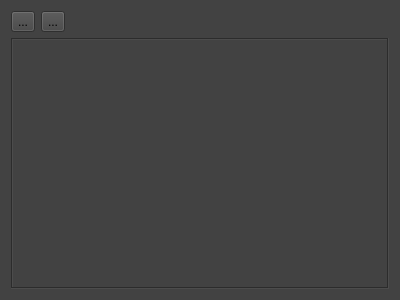
<?xml version="1.0" encoding="UTF-8"?>
<ui version="4.0">
 <class>MessagesListWidget</class>
 <widget class="QWidget" name="MessagesListWidget">
  <property name="geometry">
   <rect>
    <x>0</x>
    <y>0</y>
    <width>400</width>
    <height>300</height>
   </rect>
  </property>
  <property name="windowTitle">
   <string>Form</string>
  </property>
  <property name="styleSheet">
   <string notr="true">background-color: #424242;</string>
  </property>
  <layout class="QGridLayout" name="gridLayout">
   <item row="1" column="0">
    <widget class="QTreeView" name="treeView">
     <property name="frameShape">
      <enum>QFrame::Box</enum>
     </property>
     <property name="showDropIndicator" stdset="0">
      <bool>false</bool>
     </property>
     <property name="animated">
      <bool>true</bool>
     </property>
    </widget>
   </item>
   <item row="0" column="0">
    <layout class="QHBoxLayout" name="toolBarLayout">
     <item>
      <widget class="QToolButton" name="btnEditMessage">
       <property name="text">
        <string>...</string>
       </property>
       <property name="icon">
        <iconset resource="resurses.qrc">
         <normaloff>:/img/itemEdit.png</normaloff>:/img/itemEdit.png</iconset>
       </property>
      </widget>
     </item>
     <item>
      <widget class="QToolButton" name="btnDeleteMessage">
       <property name="text">
        <string>...</string>
       </property>
       <property name="icon">
        <iconset resource="resurses.qrc">
         <normaloff>:/img/itemDelete.png</normaloff>:/img/itemDelete.png</iconset>
       </property>
      </widget>
     </item>
     <item>
      <spacer name="horizontalSpacer">
       <property name="orientation">
        <enum>Qt::Horizontal</enum>
       </property>
       <property name="sizeHint" stdset="0">
        <size>
         <width>40</width>
         <height>20</height>
        </size>
       </property>
      </spacer>
     </item>
    </layout>
   </item>
  </layout>
 </widget>
 <resources>
  <include location="resurses.qrc"/>
 </resources>
 <connections/>
</ui>
